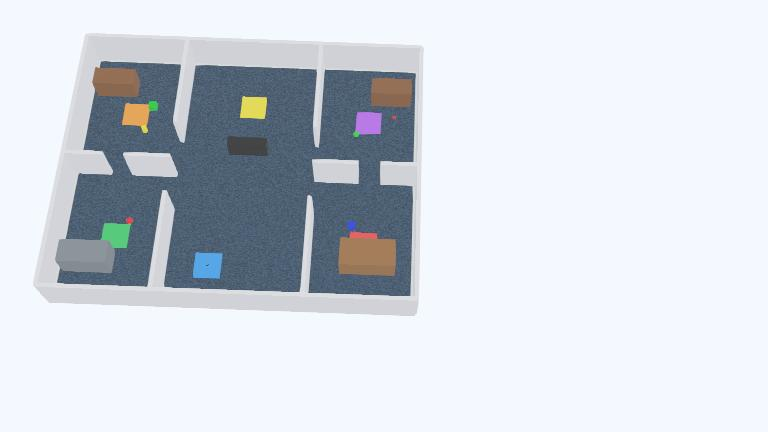
#> input picture worlds/.project_genai_embodied_assistant.jpg, 768 x 432 px
$ python -i perception.py   (imports and definitions only)
#> lines starting #> are read from the running program, lines starting #| are printed output that depends on the picture; after the words box and inside, x2 and y2 are one past the last pixel; in counts of white or black regions, pixels touching at a corner belong together
#> further down, picture is the input picture: shape (432, 768, 3); mean B, G, R 223, 215.1, 209.3
"""Camera-based object detection from raw pixels.

Pipeline for one frame (analyse_frame):
1. BGR -> HSV, then a colour mask per supported colour (hue band plus
   minimum saturation and value), cleaned with a 3x3 open/close.
2. External contours of each mask; each blob gets shape measurements.
3. Rules that reject what cannot be the target:
   - area below MIN_AREA_PX                  -> noise
   - top of the blob below the horizon row   -> flat floor marking
     (the coloured pads; the red meeting-room pad has the ball's hue)
   - touching the image border               -> partial, shape unreliable
4. Shape classification of what remains:
   - "round":   bounding-box fill 0.62-0.88 (disc = 0.785), enclosing-
                circle fill >= 0.70, aspect 0.7-1.4         -> ball
   - "upright": bounding-box fill >= 0.88 or circle fill < 0.70
                                                     -> box or cylinder
   - otherwise "unclear".
5. Confidence for a round blob: the mean of how well its three shape
   measures match an ideal disc, scaled down for small blobs.

Webots' built-in Recognition is not used: the world's camera has no
Recognition node, and the specification asks for image analysis.
"""
import math
from dataclasses import dataclass, field
from typing import List, Optional

import cv2
import numpy as np

# Camera geometry (E-puck.proto camera_fieldOfView 0.84 rad; the world sets
# 320 x 240). Focal length in pixels = (width / 2) / tan(fov / 2).
CAMERA_FOV_RAD = 0.84
BALL_DIAMETER_M = 0.18

# OpenCV HSV: H 0-179, S and V 0-255. Red wraps around 0. Measured colours
# of world objects: red ball H=0 S=242, red box H=0 S=237, red meeting pad
# H=0 S=188, orange office-A pad H=14, brown furniture H=13-15, yellow
# cylinder H=27, green ball H=64, blue box/cylinder H~113, reception pad
# H=106, purple pad H=135. Bands leave a gap before each neighbour.
# Red needs S >= 160: in rendered Webots frames the ball and red box measure
# S 174-196 (median), while the red meeting-room pad measures at most 154.
# With a lower limit the pad under the robot merged with the ball into one
# blob and the ball was missed (run 2026-10-20 16:02, meeting_east spawn).
COLOUR_RANGES = {
    "red": [((0, 160, 40), (8, 255, 255)), ((172, 160, 40), (179, 255, 255))],
    "yellow": [((20, 120, 60), (34, 255, 255))],
    "green": [((45, 100, 40), (85, 255, 255))],
    "blue": [((100, 120, 40), (128, 255, 255))],
}

MIN_AREA_PX = 30                 # about a 6 px disc; smaller is noise
MIN_MEASURABLE_DIAMETER_PX = 10  # below this the shape cannot be trusted
HORIZON_MARGIN_PX = 3            # top must be this far above the centre row
BORDER_MARGIN_PX = 1

ROUND_EXTENT = (0.62, 0.88)      # area / bounding-box area; disc = pi/4
ROUND_CIRCLE_FILL_MIN = 0.70     # area / enclosing-circle area; square = 0.64
ROUND_ASPECT = (0.7, 1.4)        # width / height
UPRIGHT_EXTENT_MIN = 0.88


@dataclass
class Detection:
    object_type: str            # "ball", "upright" (box/cylinder) or "unclear"
    colour: str
    confidence: float
    image_x: Optional[float] = None
    image_y: Optional[float] = None
    diameter_px: float = 0.0
    width_px: int = 0
    height_px: int = 0
    area_px: float = 0.0
    extent: float = 0.0
    circle_fill: float = 0.0
    aspect: float = 0.0
    bearing_rad: float = 0.0    # + = left of the camera axis
    distance_m: Optional[float] = None
    rejected: Optional[str] = None
    notes: List[str] = field(default_factory=list)

    @property
    def usable(self):
        return self.rejected is None

    # [14 lines left out: function summary, not called in this run]


def focal_length_px(width):
    return (width / 2.0) / math.tan(CAMERA_FOV_RAD / 2.0)


def colour_mask(hsv, colour):
    mask = None
    for low, high in COLOUR_RANGES[colour]:
        part = cv2.inRange(hsv, np.array(low, np.uint8), np.array(high, np.uint8))
        mask = part if mask is None else cv2.bitwise_or(mask, part)
    kernel = np.ones((3, 3), np.uint8)
    mask = cv2.morphologyEx(mask, cv2.MORPH_OPEN, kernel)
    mask = cv2.morphologyEx(mask, cv2.MORPH_CLOSE, kernel)
    return mask


def analyse_frame(bgr, colours=None) -> List[Detection]:
    """Return every coloured blob in the frame, accepted or rejected."""
    height, width = bgr.shape[:2]
#> height = 432; width = 768
    focal = focal_length_px(width)
#> focal = 859.9
    cx, horizon = width / 2.0, height / 2.0
#> cx = 384; horizon = 216
    hsv = cv2.cvtColor(bgr, cv2.COLOR_BGR2HSV)
#> hsv: shape (432, 768, 3); mean H, S, V 106.8, 25.1, 224.4
    detections = []
    for colour in colours or COLOUR_RANGES:
        mask = colour_mask(hsv, colour)
        contours, _ = cv2.findContours(mask, cv2.RETR_EXTERNAL,
                                       cv2.CHAIN_APPROX_SIMPLE)
        for contour in contours:
            area = cv2.contourArea(contour)
            if area < MIN_AREA_PX:
                continue
            detections.append(
                _describe(contour, area, colour, width, height, focal, cx, horizon))
#> this loop made 4 passes
#> contours on pass 1: [[[128, 219], [128, 221], [130, 221], [130, 219]]]
#> pass 1, in analyse_frame, `mask = colour_mask(hsv, colour)`:
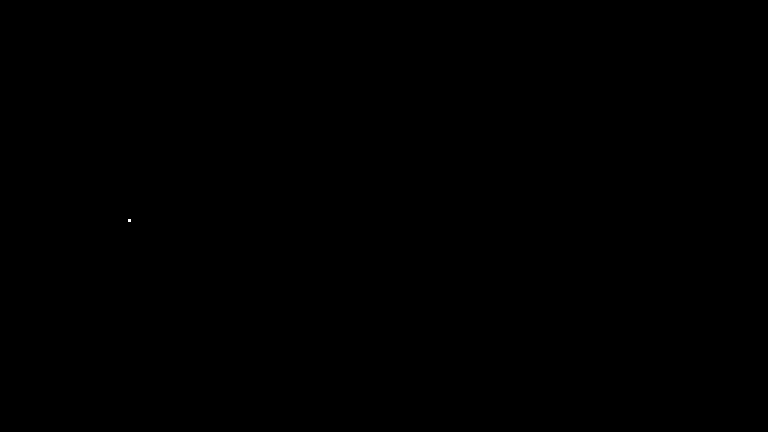
#> mask: shape (432, 768); 0% white in thin lines or dots, all inside (x1, y1, x2, y2) = (128, 219, 131, 222)
#> pass 2, in analyse_frame, `mask = colour_mask(hsv, colour)`:
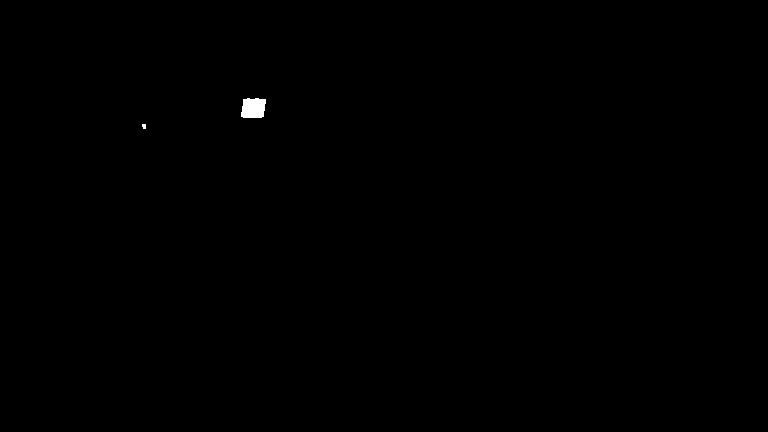
#> mask: shape (432, 768); 0.14% white; 2 white regions (1 under 20 px), largest, box (x1, y1, x2, y2) and area: (241, 98, 266, 118) 437
#> pass 3, in analyse_frame, `mask = colour_mask(hsv, colour)`:
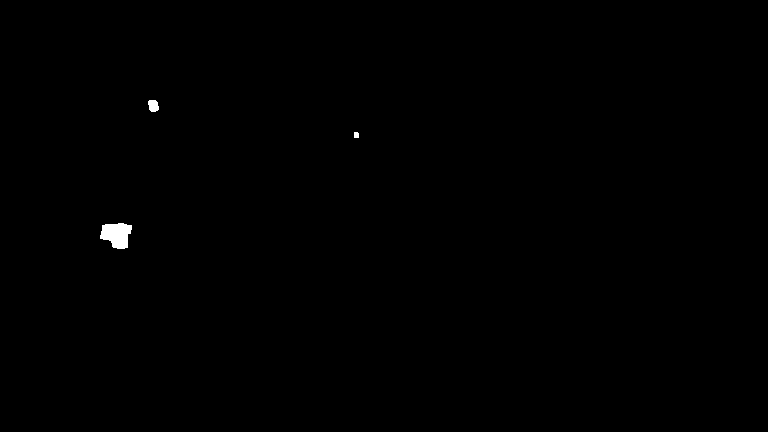
#> mask: shape (432, 768); 0.22% white; 3 white regions, box (x1, y1, x2, y2) and area: (100, 223, 132, 249) 601, (148, 100, 159, 112) 108, (354, 132, 359, 138) 29
#> after the loop:
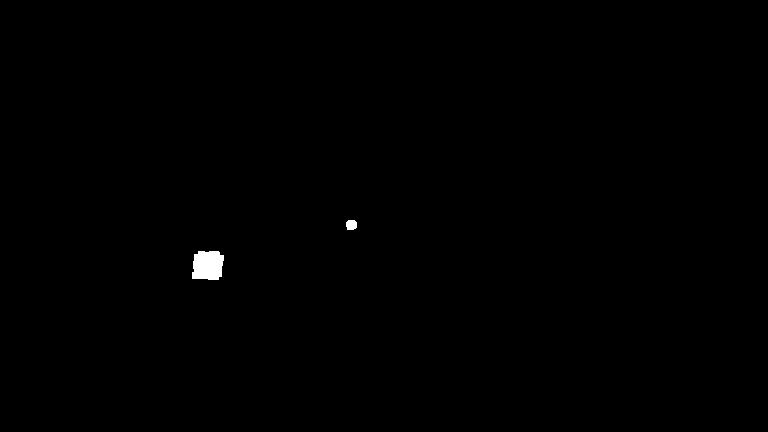
#> mask: shape (432, 768); 0.27% white; 2 white regions, box (x1, y1, x2, y2) and area: (192, 251, 224, 280) 803, (346, 220, 357, 230) 97
#> after the loop, detections = 5 items
    return detections


def _describe(contour, area, colour, width, height, focal, cx, horizon):
    x, y, w, h = cv2.boundingRect(contour)
    (ex, ey), radius = cv2.minEnclosingCircle(contour)
    extent = area / float(w * h)
    circle_fill = area / (math.pi * radius * radius) if radius > 0 else 0.0
    aspect = w / float(h)
    diameter = (w + h) / 2.0
    u, v = x + w / 2.0, y + h / 2.0
    det = Detection(
        object_type="unclear", colour=colour, confidence=0.0,
        image_x=u, image_y=v, diameter_px=diameter, width_px=w, height_px=h,
        area_px=area, extent=extent, circle_fill=circle_fill, aspect=aspect,
        bearing_rad=math.atan2(cx - u, focal),
    )

    if y > horizon - HORIZON_MARGIN_PX:
        det.rejected = "below_horizon"       # flat floor marking
        return det
    touches = (x <= BORDER_MARGIN_PX or y <= BORDER_MARGIN_PX
               or x + w >= width - BORDER_MARGIN_PX
               or y + h >= height - BORDER_MARGIN_PX)

    round_shape = (ROUND_EXTENT[0] <= extent <= ROUND_EXTENT[1]
                   and circle_fill >= ROUND_CIRCLE_FILL_MIN
                   and ROUND_ASPECT[0] <= aspect <= ROUND_ASPECT[1])
    upright_shape = extent >= UPRIGHT_EXTENT_MIN or circle_fill < ROUND_CIRCLE_FILL_MIN

    if round_shape:
        det.object_type = "ball"
        det.distance_m = focal * BALL_DIAMETER_M / diameter
        det.confidence = _round_confidence(extent, circle_fill, aspect, diameter)
    elif upright_shape:
        det.object_type = "upright"
    if touches:
        det.rejected = "touches_border"
    elif diameter < MIN_MEASURABLE_DIAMETER_PX:
        det.rejected = "too_small"
    return det


def _round_confidence(extent, circle_fill, aspect, diameter):
    """0-1 score of how disc-like a blob is, lower for small blobs."""
    extent_score = max(0.0, 1.0 - abs(extent - math.pi / 4) / 0.12)
    fill_score = max(0.0, min(1.0, (circle_fill - 0.6) / 0.3))
    aspect_score = max(0.0, 1.0 - abs(math.log(aspect)) / math.log(1.4))
    size_score = min(1.0, diameter / 20.0)
    return (extent_score + fill_score + aspect_score) / 3.0 * size_score


# [25 lines left out: functions matches, annotate, not called in this run]


class ObjectPerception:
    # [30 lines left out: functions __init__, frame, detect, search_target, not called in this run]

>>> import cv2
>>> picture = cv2.imread('../../worlds/.project_genai_embodied_assistant.jpg')
>>> result = analyse_frame(picture)
#> result = 5 items
